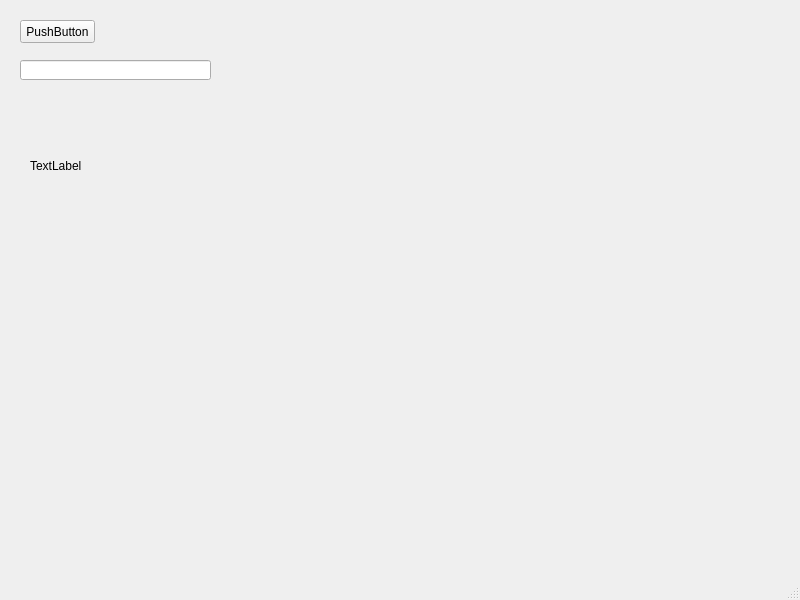
<?xml version="1.0" encoding="UTF-8"?>
<ui version="4.0">
 <class>MainWindow</class>
 <widget class="QMainWindow" name="MainWindow">
  <property name="geometry">
   <rect>
    <x>0</x>
    <y>0</y>
    <width>800</width>
    <height>600</height>
   </rect>
  </property>
  <property name="windowTitle">
   <string>MainWindow</string>
  </property>
  <widget class="QWidget" name="centralwidget">
   <widget class="QPushButton" name="pushButton">
    <property name="geometry">
     <rect>
      <x>20</x>
      <y>20</y>
      <width>75</width>
      <height>23</height>
     </rect>
    </property>
    <property name="text">
     <string>PushButton</string>
    </property>
   </widget>
   <widget class="QLineEdit" name="lineEdit">
    <property name="geometry">
     <rect>
      <x>20</x>
      <y>60</y>
      <width>191</width>
      <height>20</height>
     </rect>
    </property>
   </widget>
   <widget class="QLabel" name="label">
    <property name="geometry">
     <rect>
      <x>30</x>
      <y>100</y>
      <width>121</width>
      <height>131</height>
     </rect>
    </property>
    <property name="text">
     <string>TextLabel</string>
    </property>
   </widget>
  </widget>
  <widget class="QMenuBar" name="menubar">
   <property name="geometry">
    <rect>
     <x>0</x>
     <y>0</y>
     <width>800</width>
     <height>23</height>
    </rect>
   </property>
  </widget>
  <widget class="QStatusBar" name="statusbar"/>
 </widget>
 <resources/>
 <connections/>
</ui>
